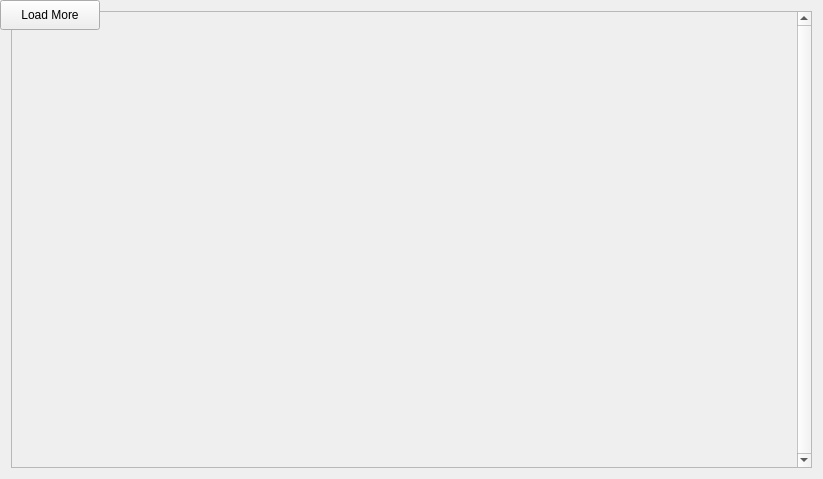
<?xml version="1.0" encoding="UTF-8"?>
<ui version="4.0">
 <class>UploadHistory</class>
 <widget class="QWidget" name="UploadHistory">
  <property name="geometry">
   <rect>
    <x>0</x>
    <y>0</y>
    <width>823</width>
    <height>479</height>
   </rect>
  </property>
  <property name="windowTitle">
   <string>Upload History</string>
  </property>
  <property name="windowIcon">
   <iconset resource="../../data/graphics.qrc">
    <normaloff>:/img/app/flameshot.png</normaloff>:/img/app/flameshot.png</iconset>
  </property>
  <layout class="QVBoxLayout" name="verticalLayout">
   <item>
    <widget class="QScrollArea" name="scrollArea">
     <property name="verticalScrollBarPolicy">
      <enum>Qt::ScrollBarAlwaysOn</enum>
     </property>
     <property name="widgetResizable">
      <bool>true</bool>
     </property>
     <widget class="QWidget" name="scrollAreaWidgetContents">
      <property name="geometry">
       <rect>
        <x>0</x>
        <y>0</y>
        <width>781</width>
        <height>453</height>
       </rect>
      </property>
      <layout class="QGridLayout" name="gridLayout">
       <item row="0" column="0">
        <layout class="QVBoxLayout" name="historyContainer"/>
       </item>
      </layout>
     </widget>
    </widget>
   </item>
  </layout>
<layout class="QGridLayout" name="gridLayout">
<item row="0" column="0">
 <layout class="QVBoxLayout" name="historyContainer">
  <item>
   <widget class="QPushButton" name="loadMoreButton">
    <property name="text">
     <string>Load More</string>
    </property>
   </widget>
  </item>
 </layout>
</item>
</layout>
 </widget>
 <resources>
  <include location="../../data/graphics.qrc"/>
 </resources>
 <connections/>
</ui>
